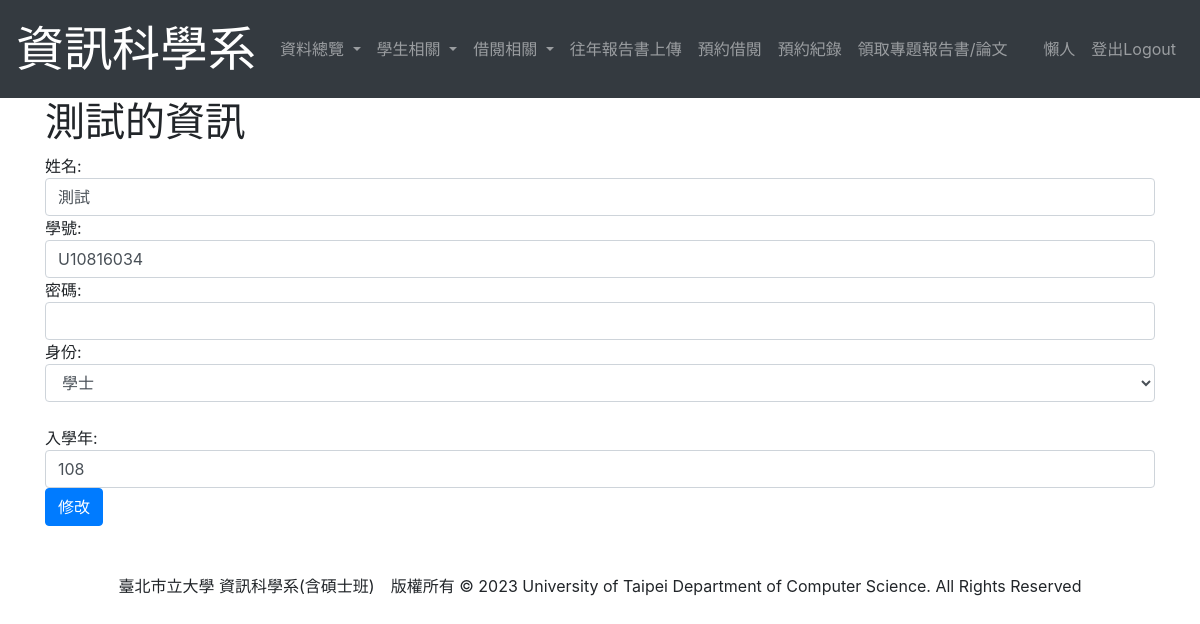
Screenshot of /ModifyStudentInfo/2 (signed in) with the database file from the repository.
### student/models.py (models this page shows, shortened)
class User(AbstractUser):
    first_name = None
    last_name = None
    username = models.CharField(max_length=15, unique=True, null=True) #帳號
    name = models.CharField(max_length = 12) #姓名
    DEPARTMENT = ((0, '資訊科學系'),
                  (1, '外系'),)
    department = models.IntegerField(choices=DEPARTMENT, null=True, blank=True)
    IDENTITY=((0, '大學部'),
              (1, '管理員'),
              (2, '日間碩士班'),
              (3, '碩士在職專班'),
              (4, '系辦工讀生'))
    identity = models.IntegerField(choices=IDENTITY, default=0)
    enrollYear = models.DecimalField(max_digits = 4, decimal_places = 0, default = timezone.now().year)#入學年
    USER_NAME_FIELD = 'username'
    class Meta:
        ordering = ["username"]
    def get_enrollYear(self):
        return (self.enrollYear - 1911)

### student/views.py (the view, shortened to what this page needs)
# urls.py: path('ModifyStudentInfo/<int:pk>', views.ModifyStudentInfo.as_view(), name='ModifyStudentInfo'),#修改學生資料
class ModifyStudentInfo(LoginRequiredMixin, UpdateView):
    def get(self, request, pk):
        student = User.objects.get(pk=pk)
        context={
            'student': student
        }
        return render(request, 'ModifyStudentInfo.html', context)

### templates/ModifyStudentInfo.html (shortened to what this page needs)
{% extends "layout.html" %}
{% block title %}{{ student.name }}的資訊{% endblock %}
{% block content %}
    <form method = "POST">
        <div>
            姓名:<br>
            <input type="text" name="name" value="{{ student.name }}" class="form-control">
        </div>
        <div>
            學號:<br>
            <input type="text" name="username" value="{{ student.username }}" class="form-control">
        </div>
        <div>
            密碼:<br>
            <input type="password" name="password" class="form-control">
        </div>
        <div>
            身份:
            <select name="identity" value="{{ student.identity }}" class="form-control">
                <option value=0>學士</option>
            </select>
        </div><br>
        <div>
            入學年:<br>
            <input type="number" name="enrollYear" value="{{ student.get_enrollYear }}" class="form-control">
        </div>
        <div>
            <input type="submit" class="btn btn-primary"value="修改">
        </div>
    </form>
{% endblock %}

### templates/layout.html (shortened to what this page needs)
<!DOCTYPE html>
<html lang="en">
<head>
    <link rel="stylesheet" href="https://maxcdn.bootstrapcdn.com/bootstrap/4.0.0/css/bootstrap.min.css">
</head>
<body>
    <nav class="navbar navbar-expand-lg navbar-dark bg-dark">
        <a class="navbar-brand" href="{% url 'Home' %}">
            <font size="20" color="white" face=""標楷體>資訊科學系</font>
        </a>
        <div class="collapse navbar-collapse" id="navbarNav">
            <ul class="navbar-nav mr-auto">
                {% if user and user.is_authenticated %}
                    {% if user.department == 0 %}
                        {% if user.identity == 1 or user.identity == 4 %}
                            <li class="nav-item dropdown">
                                <a class="nav-link dropdown-toggle" href="#" id="navbarDropdown" role="button" data-toggle="dropdown" aria-haspopup="true" aria-expanded="false">
                                    資料總覽
                                </a>
                            </li>
                            {% if user.identity == 1 %}
                                <li class="nav-item dropdown">
                                    <a class="nav-link dropdown-toggle" href="#" id="navbarDropdown" role="button" data-toggle="dropdown" aria-haspopup="true" aria-expanded="false">
                                        學生相關
                                    </a>
                                </li>
                            {% endif %}
                            <li class="nav-item dropdown">
                                <a class="nav-link dropdown-toggle" href="#" id="navbarDropdown" role="button" data-toggle="dropdown" aria-haspopup="true" aria-expanded="false">
                                    借閱相關
                                </a>
                            </li>
                            <li class="nav-item">
                                <a class="nav-link" href="{% url 'HistoryPaperUpdate' %}">往年報告書上傳</a>
                            </li>
                        {% endif %}
                    {% endif %}
                    <li class="nav-item">
                        <a class="nav-link" href="{% url 'BorrowPaper' pk=user.id %}">預約借閱</a>
                    </li>
                    <li class="nav-item">
                        <a class="nav-link" href="{% url 'UserBooking' pk=user.id %}">預約紀錄</a>
                    </li>
                    <li class="nav-item">
                        <a class="nav-link" href="{% url 'GetEntityPaper' %}">領取專題報告書/論文</a>
                    </li>
                {% else %}
                    <a class="nav-link" href="{% url 'Home' %}" style="font-size: x-large;">資訊科學系 學生資料登錄系統</a>
                {% endif %}
            </ul>
            <ul class="navbar-nav">
                {% if user.is_authenticated %}
                <li class="nav-item">
                    <a href="{% url 'EditPassword' pk=user.id %}" class="nav-link">{{ user.name }}</a>
                </li>
                <li class="nav-item">
                    <a class="nav-link" href="{% url 'logout' %}">登出Logout</a>
                </li>
                {% else %}
                <li class="nav-item">
                    <a class="nav-link" href="{% url 'login' %}" style="font-size: x-large;">登入Login</a>
                </li>
                {% endif %}
            </ul>
        </div>
    </nav>
    <div class="container">
        <h1>{% block title %}{% endblock %}</h1>
    </div>
    <div class="container">
        {% block content %}{% endblock %}
    </div>
    <br><br>
    <div class="container" align="center">
        臺北市立大學 資訊科學系(含碩士班)　版權所有 © 2023   University of Taipei Department of Computer Science. All Rights Reserved
    </div>
</body>
</html>

### rows the page displays
User: name "懶人"
User: name "測試", username "U10816034", identity "學士", enrollYear "108"
